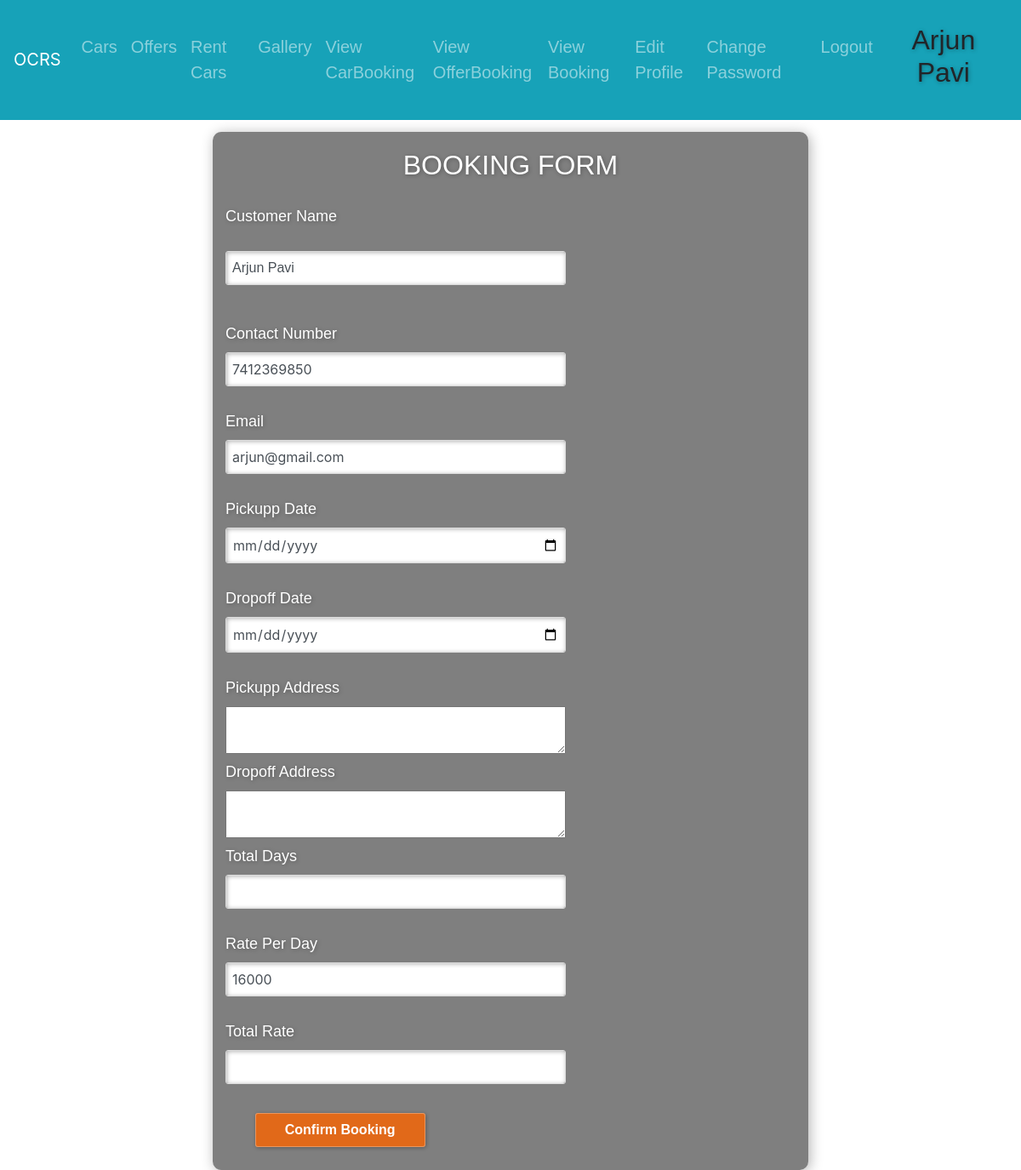
The app's page /car_booking/1/ (signed in) with its own data.
### sample/models.py (models this page shows)
class User(AbstractUser):
    usertype = models.CharField(max_length=50,default=True)
    age = models.IntegerField(verbose_name="Age",default=0)
    address = models.CharField(max_length=100,default=True)
    ph = models.IntegerField(default=0)
    city = models.CharField(max_length=50,default=True)
    pincode = models.IntegerField(default=0)

class Car(models.Model):
    car_name = models.CharField(max_length=50)
    car_type = models.CharField(max_length=50)
    company_name = models.CharField(max_length=50)
    rate = models.IntegerField()
    image = models.FileField(upload_to='cars',max_length=300)

### sample/views.py (the view)
# urls.py: path('car_booking/<int:id>/',car_booking,name='car_booking'),
def car_booking(request,id):
    if request.method == 'POST':
        user = User.objects.get(pk=request.user.id)
        book = CarBooking()
        book.user_id = user.id
        book.cname = request.POST.get('username')
        book.ph = request.POST.get('ph')
        book.email = request.POST.get('email')
        book.pickup_date = request.POST.get('pickup_date')
        book.dropoff_date = request.POST.get('dropoff_date')
        book.pickup_address = request.POST.get('pickup_address')
        book.dropoff_address = request.POST.get('dropoff_address')
        book.total_days = request.POST.get('total_days')
        book.rate_perday = request.POST.get('rate_perday')
        book.rate = request.POST.get('rate')
        book.save()
        return redirect(user_fn)
    else:
        user = User.objects.get(pk=request.user.id)
        car = Car.objects.get(pk=id)
        return render(request,'car_booking.html',{'data':user,'car':car})

### sample/templates/car_booking.html (shortened to what this page needs)
{% extends 'userbase.html' %}
{% block content %}
{% load static %}
<!DOCTYPE html>
<html lang="en">
<head>
    <link rel="stylesheet" href="https://maxcdn.bootstrapcdn.com/bootstrap/4.0.0/css/bootstrap.min.css">
</head>
<body>
    <div class="main">
        <div class="booking">
            <h2>BOOKING FORM</h2>
            <form method="POST">
                <div class="col-sm-6">
                    <label class="col-md-6.5 control-label">Customer Name<label><br>
                    <input type="text" name="cname" id="name" value="{{data.username}}" class="form-control"><br>
                </div>
                <div class="col-sm-6">
                    <label class="col-md-6.5 control-label">Contact Number</label>
                    <input type="number" name="ph" id="name" value="{{data.ph}}" class="form-control"><br>
                </div>
                <div class="col-sm-5">
                    <label class="col-md-4.5 control-label">Email</label>
                    <input type="email" name="email" id="name" value="{{data.email}}" class="form-control"><br>
                </div>
                <div class="col-sm-5">
                    <label class="col-md-4.5 control-label">Pickupp Date</label>
                    <input type="date" name="pickup_date" id="name"  class="form-control"><br>
                </div>
                <div class="col-sm-5">
                    <label class="col-md-4.5 control-label">Dropoff Date</label>
                    <input type="date" name="dropoff_date" id="name"  class="form-control"><br>
                </div>
                <div class="col-sm-6">
                    <label class="col-md-6.5 control-label">Pickupp Address</label>
                    <textarea class="textarea"  id="textarea" name="pickup_address" class="form-control"></textarea><br>
                </div>
                <div class="col-sm-6">
                    <label class="col-md-6.5 control-label">Dropoff Address</label>
                    <textarea class="textarea"  id="textarea" name="dropoff_address" class="form-control"></textarea><br>
                </div>
                <div class="col-sm-6">
                    <label class="col-md-6.5 control-label">Total Days</label>
                    <input type="number" name="total_days" id="days" onkeyup="myfunc(this)"  class="form-control"><br>
                </div>
                <div class="col-sm-6">
                    <label class="col-md-6.5 control-label">Rate Per Day</label>
                    <input type="number" name="rate_perday" id="day" value="{{car.rate}}" class="form-control"><br>
                </div>
                <div class="col-sm-6">
                    <label class="col-md-6.5 control-label">Total Rate</label>
                    <input type="number" name="rate" id="rate" class="form-control"><br>
                </div>
                <div class="btn col-sm-4" style="margin-left: 33px;" >
                    <input type="submit" value="Confirm Booking" name="submit" id="submit">
                </div>
                </form>
        </div>
    </div>
</body>
</html>
{% endblock content %}

### sample/templates/userbase.html (shortened to what this page needs)
<!DOCTYPE html>
<html lang="en">
<head>
    {% load static %}
    <link rel="stylesheet" href="https://maxcdn.bootstrapcdn.com/bootstrap/4.0.0/css/bootstrap.min.css">
</head>
<body>
      <nav class="navbar navbar-expand-lg navbar-dark  bg-info">
         <a class="navbar-brand" href="#">OCRS</a>
        <div class="collapse navbar-collapse justify-content-end" id="navbarNav">
          <ul class="navbar-nav">
            <li class="nav-item">
              <a class="nav-link" href="{% url 'car' %}">Cars</a>
            </li>
            <li class="nav-item">
              <a class="nav-link" href="{% url 'offers' %}">Offers</a>
            </li>
            <li class="nav-item">
              <a class="nav-link" href="{% url 'useraddcar' %}">Rent Cars</a>
            </li>
            <li class="nav-item">
              <a class="nav-link" href="{% url 'user_image' %}">Gallery</a>
            </li>
            <li class="nav-item">
              <a class="nav-link" href="{% url 'user_viewcarbook' %}">View CarBooking</a>
            </li>
            <li class="nav-item">
              <a class="nav-link" href="{% url 'user_viewoffer' %}">View OfferBooking</a>
            </li>
            <li class="nav-item">
              <a class="nav-link" href="{% url 'user_view' %}">View Booking</a>
            </li>
            <li class="nav-item">
              <a class="nav-link" href="{% url 'editprofile' %}">Edit Profile</a>
            </li>
            <li class="nav-item">
              <a class="nav-link" href="{% url 'changeps' %}">Change Password</a>
            </li>
            <li class="nav-item">
              <a class="nav-link" href="{% url 'logout_user' %}">Logout</a>
            </li>
          </ul>
          <div class="Profile">
            {% if request.user.is_authenticated %}
            <h2>{{request.user}}</h2>
            {% endif%}
          </div>
        </div>
      </nav>
      {% block content %}
      {% endblock content %}
</body>
</html>

### sample/templates/userbase.html (style rules this page uses)
h2 { color:darkred; font-family: cursive; }
.collapse ul li a { font-size: 20px; font-family: Arial, Helvetica, sans-serif; }

### records on screen
User: user "Arjun Pavi", cname "Arjun Pavi", ph "7412369850", email "arjun@gmail.com"
Car: rate_perday "16000"
